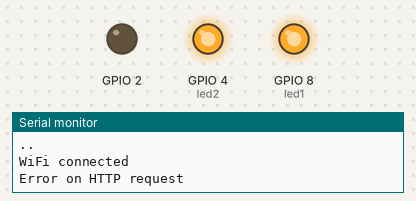
The sketch below on a simulated ESP8266 (NodeMCU). Shown: output pins drawn as LEDs (lit = HIGH), the last lines printed to the serial monitor. WiFi joins after 1.5 s; servers stay silent unless stated.

Above: at 4.8 s.
At 7.71 s:
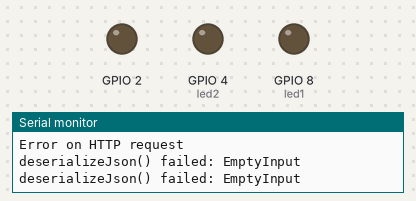
Timing chart, 0 to 8.2 s (numbered marks = the images above):
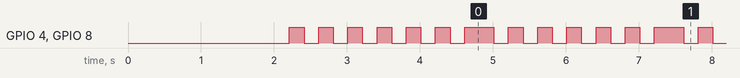

Measured:
- by itself, GPIO 4 (led2), GPIO 8 (led1): repeats every 2.6 s: 5 × (LOW 0.20 s, HIGH 0.20 s), LOW 0.20 s, HIGH 0.40 s
- by itself, everything shown: repeats every 2.6 s, in 12 steps

The sketch:

carriinho_.ino
```cpp
//Bibliotecas que precisamos ter no código
#include ".\config.h"
#include <ESP8266WiFi.h>
#include <ESP8266HTTPClient.h>
#include <ArduinoJson.h>

//Variaveis do led
bool stateLedApi;
unsigned long lastTimeLed = 0;
unsigned long timerDelayLed = 10;

//Sensor ultrassonico
unsigned long lastTimeSensor = 0;
unsigned long timerDelaySensor = 50;
const int trigPin = 6;
const int echoPin = 5;

//velocidade do som e variáveis para cálculos de proporção
#define SOUND_VELOCITY 0.034

long duration;
float distanceCm;
float distanceInch;

int led1 = 8;
int led2 = 4;

void setup() {
  pinMode(led1, OUTPUT);
  pinMode(led2, OUTPUT);
  pinMode(2,OUTPUT);

  // iniciando a comunicaçãona frequência 155200 que é a capacidade do processador
  Serial.begin(115200);
  delay(10);

  // Avisando no console que está conectando no wifi
  Serial.println();
  Serial.print("Connecting to ");
  Serial.println(ssid);
  //Para iniciar o WIFI passamos as variaveis que estão no arquivo config.h
  WiFi.begin(ssid, password);
  // Enquanto o wifi não conectar printar pontinho
  while (WiFi.status() != WL_CONNECTED) {
    delay(1000);
    Serial.print(".");
  }

  Serial.println("");
  Serial.println("WiFi connected");

  // Função get na api para testar se está funcionando ou não a api
  //Iniciando o client
  WiFiClientSecure client;
  //criando um http client pros metodos(GET,POST,PATCH,PUT,DELETE)
  HTTPClient http;
  //Como a api é https precisamos desativar as verificações
  client.setInsecure(); // Desativando as medidas de segurança do google
  //Iniciando a conexão com a api usando  url
  http.begin(client, "URL do servidor construído na próxima aula");
  //Pegando o códgo http da requisição( 200,404 ETC)
  int httpCode = http.GET();

  if (httpCode > 0) {
    // Se receber um sinal da api positivo
    String payload = http.getString();
    Serial.println(payload);
  } else {
    Serial.println("Error on HTTP request");
  }
  //Acendendo o led
  pinMode(8,OUTPUT);
  http.end();
  // Definindo pinos do arduino
  pinMode(trigPin, OUTPUT);
  pinMode(echoPin, INPUT);
}

void loop() {
  LigaLed();
  // criando o cliente http
  WiFiClientSecure client;
  HTTPClient http;
  client.setInsecure(); // Desativando as medidas de segurança do google
  //fazendo o led piscar assincrono ao sensor
  if ((millis() - lastTimeLed) > timerDelayLed) {
    http.begin(client, "https://teste-iot-professor.onrender.com/led/state-led");
    int httpCode = http.GET();
    String payload = http.getString();
    //Serial.println(payload);
    // Stream& input;
    //iniciando um documento pra armazenar o json
    StaticJsonDocument<54> doc;
    //transformando o json em um arquivo legivel
    DeserializationError error = deserializeJson(doc, payload);
    if (error) {
      Serial.print(F("deserializeJson() failed: "));
      Serial.println(error.f_str());
      return;
    }
    //Após o documento ser um json salvando o state que recebe dentro de uma booleana para acender o led
    bool state = doc["state"]; // true
    //Serial.print(state);
    digitalWrite(8,state);
    //reiniciando o cronometro
    lastTimeLed = millis();
  }
  // Limpando o sensor
  digitalWrite(trigPin, LOW);
  delayMicroseconds(2);
  // dando uma pequena carga no sensor para regular o eletrônico
  digitalWrite(trigPin, HIGH);
  delayMicroseconds(10);
  digitalWrite(trigPin, LOW);

  // Lendo a velocidade do som que chega ao leitor echo
  duration = pulseIn(echoPin, HIGH);

  // Calculando a distância do som
  distanceCm = duration * SOUND_VELOCITY/2;

  if((millis()-lastTimeSensor > timerDelaySensor)){
    // Este código mede se existe algo perto do sensor que capte o sinal
    http.begin(client, "URL da api que criaremos depois");
    http.addHeader("Content-Type", "application/json");
    // Criando um arquivo de json como documento
    StaticJsonDocument<100> SensorDocument;
    SensorDocument["nome"] = "Serializando o json";
    SensorDocument["value"] = distanceCm;

    if(distanceCm < 10 and distanceCm > 5){
      // se a distância do sensor em centimetros for entre 5 e 10 centímetros nós vamos
      // enviar uma mensagem na api dizendo que o carrinho bateu
      LigaLed();
      char bufferDoJsonEmString[100];
      serializeJson(SensorDocument, bufferDoJsonEmString);
      int httpResponseCode = http.POST(bufferDoJsonEmString);
      String ResponseServer = http.getString();
      //Serial.println(ResponseServer);
    }
    lastTimeSensor = millis();
  }
}


void LigaLed(){

  digitalWrite(2, 0);

  for (int i = 0; i <= 5; i++){
      digitalWrite(led1, 1);
      digitalWrite(led2, 1);
      delay(200);
      digitalWrite(led1, 0);
      digitalWrite(led2, 0);
      delay(200);
  }

  digitalWrite(led1, 1);
  digitalWrite(led2, 1);

}
```

config.h
```cpp
const char* ssid = "MyndsCorp-2G";
const char* password = "Mynds2024#";
```
